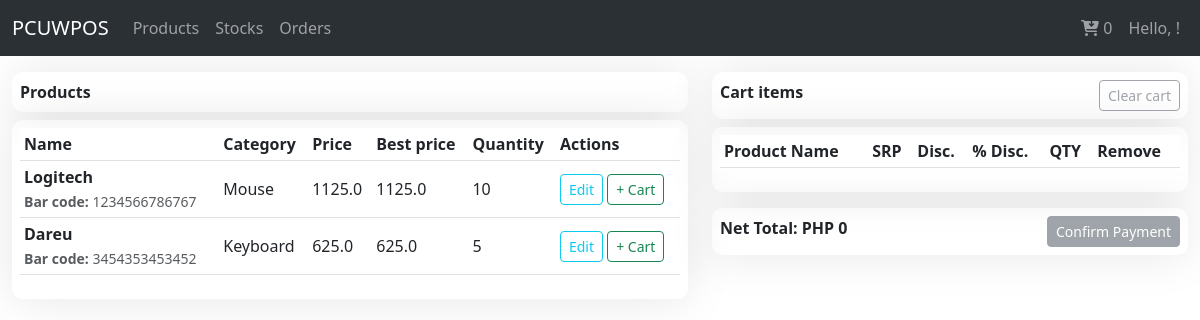
The app's page /products/sales/ with its own data.
### sales/models/product.py (models this page shows, shortened)
class Product(BaseTime):
    user = models.ForeignKey(User, on_delete=models.CASCADE, default=1)
    product_code = models.CharField(max_length=13, unique=True, blank=True)
    bar_code = models.CharField(max_length=13, unique=True, blank=True)
    name = models.CharField(max_length=255)
    model = models.CharField(max_length=120)
    description = models.TextField()
    category = models.ForeignKey(ProductCategory, on_delete=models.CASCADE, blank=True, null=True)
    cost = models.FloatField(default=0)
    price_margin = models.FloatField(default=0.25)
    price_discount = models.FloatField(default=0.00)
    price = models.FloatField(default=0.00, verbose_name="SRP")
    quantity = models.PositiveIntegerField(default=1)
    is_serial = models.BooleanField(default=False, verbose_name="with serial?")
    product_warranty = models.ForeignKey(ProductWarranty, on_delete=models.CASCADE, blank=True, null=True)
    @property
    def best_price(self):
        discount = float(self.price) - float(self.cost)
        price = (discount - (discount * self.price_discount)) + float(self.cost)
        return price

class ProductCategory(models.Model):
    name = models.CharField(max_length=100, default="Memories")
    created_at = models.DateTimeField(auto_now_add=True)
    updated_at = models.DateTimeField(auto_now=True)
    class Meta:
        verbose_name = "category"
        verbose_name_plural = "categories"
    def __str__(self):
        return self.name

### sales/views/pos_view.py (the view)
# urls.py: path('sales/', POSView.as_view(), name='pos_view'),
class POSView(View):
    template_name = 'pos_view.html'
    def get(self, request):
        products = Product.objects.all()
        customers = Customer.objects.all()
        cart = Cart(request)
        cart_items = cart.__len__()
        for item in cart:
            item['update_quantity_form'] = {'quantity': item['quantity'], 'update': True}
        context = {
            'title': 'POS view',
            'products': products,
            'cart': cart,
            'customers': customers,
            'cart_items': cart_items
        }
        return render(request, self.template_name, context)

### sales/addcart.py (called while the page is built)
    def __iter__(self):
        product_ids = self.cart.keys()
        products = Product.objects.filter(id__in=product_ids)
        for product in products:
            self.cart[str(product.id)]['product'] = product
        for item in self.cart.values():
            item['price'] = Decimal(item['price'])
            item['total_price'] = item['price'] * item['quantity']
            yield item

    def __len__(self):
        return sum(item['quantity'] for item in self.cart.values())

    def get_total_price(self):
        return sum(Decimal(item['price']) * item['quantity'] for item in self.cart.values())

### sales/models/order.py (called while the page is built)
    def __str__(self):
        return f'{self.full_name} {self.id} {self.number}'

### sales/templates/pos_view.html (shortened to what this page needs)
{% extends 'base.html' %}
{% load static %}
{% block content %}
<div class="row">
    <div class="col-sm-7">
        <div class="fcard mb-2 mt-3">
            <strong>Products</strong>
        </div>
        <div class="fcard">
            <table class="table table-hover table-sm" id="myTable" style="vertical-align: middle;">
                <thead>
                    <tr>
                        <th>Name</th>
                        <th>Category</th>
                        <th>Price</th>
                        <th>Best price</th>
                        <th>Quantity</th>
                        <th>Actions</th>
                    </tr>
                </thead>
                <tbody>
                    {% for product in products %}
                    <tr>
                        <td>
                            <strong>{{ product.name|title }}</strong> <br>
                            <small class="text-muted"><strong>Bar code:</strong> {{ product.bar_code|upper }}</small>
                        </td>
                        <td>{{ product.category }}</td>
                        <td>{{ product.price }}</td>
                        <td>{{ product.best_price }}</td>
                        <td>{{ product.quantity }}</td>
                        <td>
                            <a class="btn btn-outline-info btn-sm" href="#">Edit</a>
                            {% if product.quantity == 0 %}
                            <a class="btn btn-outline-secondary btn-sm disabled" href="{% url 'sales:cart_add' product.id %}" role="button" aria-disabled="true">+ Cart</a>
                            {% else %}
                            <a class="btn btn-outline-success btn-sm" href="{% url 'sales:cart_add' product.id %}">+ Cart</a>
                            {% endif %}
                        </td>
                    </tr>
                    {% endfor %}
                </tbody>
            </table>
        </div>
    </div>
    <div class="col-sm-5">
        <div class="fcard mb-2 mt-3">
            <div>
                <strong>Cart items</strong>
                {% if cart %}
                <a href="{% url 'sales:clear_cart' %}" class="btn btn-outline-danger btn-sm float-end">Clear cart</a>
                {% else %}
                <a href="{% url 'sales:clear_cart' %}" class="btn btn-outline-secondary btn-sm float-end disabled" aria-disabled="true">Clear cart</a>
                {% endif %}
            </div>
        </div>
        <div class="fcard mb-2 mt-2">
            <table class="table table-striped table-sm" style="vertical-align: middle;">
                <thead>
                <tr>
                    <th>Product Name</th>
                    <th>SRP</th>
                    <th>Disc.</th>
                    <th>% Disc.</th>
                    <th>QTY</th>
                    <th>Remove</th>
                </tr>
                </thead>
            </table>
        </div>
        <div class="fcard mb-2 mt-3">
            <div class="row">
                <div class="col-sm-6">
                    <strong class="float-left">Net Total: PHP {{ cart.get_total_price }}</strong>
                </div>
                <div class="col-md-6">
                    <div style="text-align: right;">
                        {% if cart %}
                        <a class="btn btn-primary btn-sm" href="{% url 'sales:billing_information' %}">Confirm Payment</a>
                        {% else %}
                        <a href="#" class="btn btn-secondary btn-sm disabled" role="button" aria-disabled="true">Confirm Payment</a>
                        {% endif %}
                    </div>
                </div>
            </div>
        </div>
    </div>
</div>
{% endblock %}

### sales/static/style.css (style rules this page uses)
.fcard { display: flex; flex-direction: column; justify-content: flex-start; gap: .5rem; border-radius: .7rem; box-shadow: 0 0 3rem 0 rgba(0, 0, 0,.1); padding: .5rem; }

### records on screen
Product: name "Logitech", bar_code "1234566786767", category "Mouse", price "1125.0", best_price "1125.0", quantity "10", shows "+ Cart"
Product: name "Dareu", bar_code "3454353453452", category "Keyboard", price "625.0", best_price "625.0", quantity "5", shows "+ Cart"

### other values on screen
{{ cart_items }} "0"
{{ cart.get_total_price }} "0"
